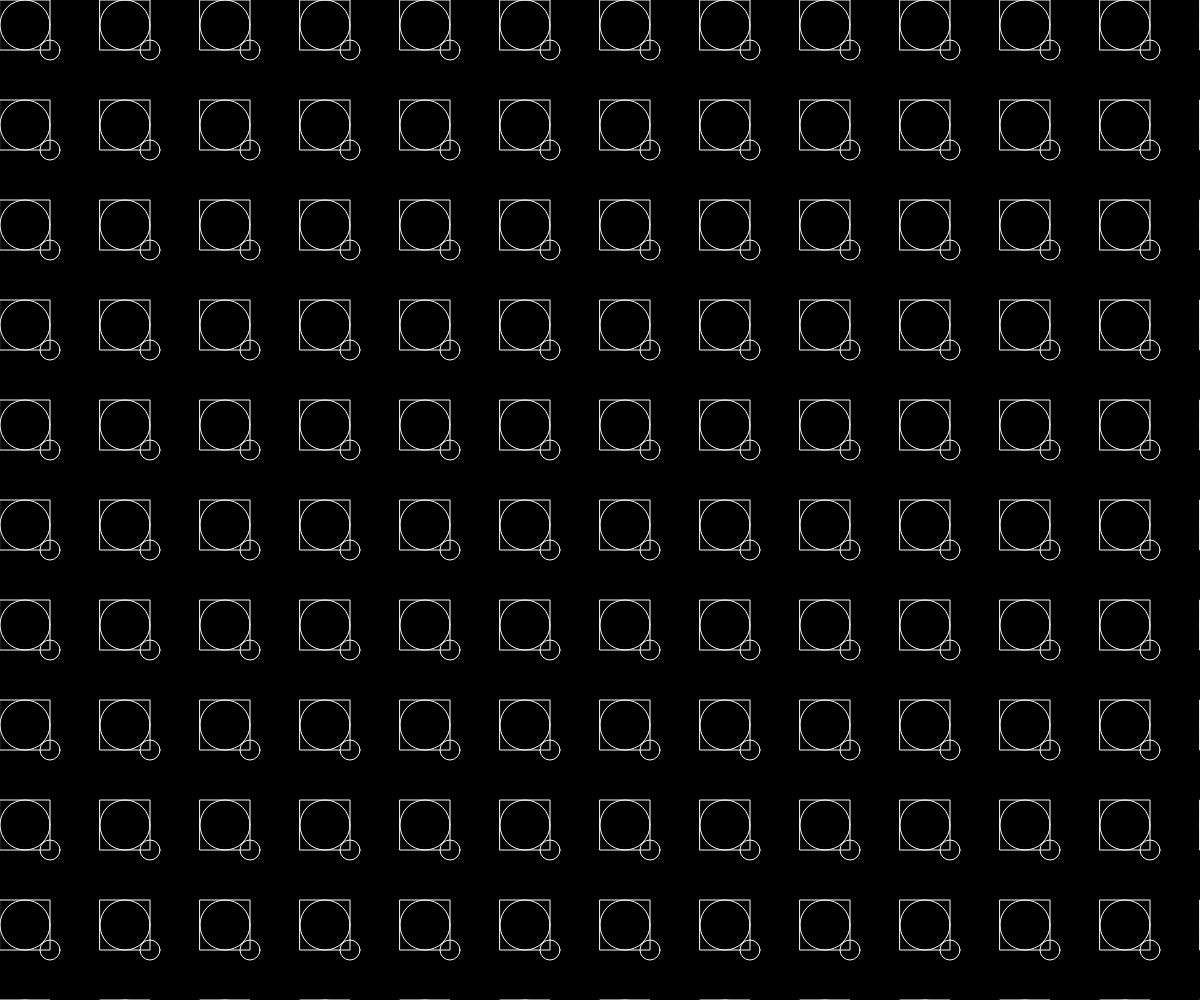
Frame 1 (no input)
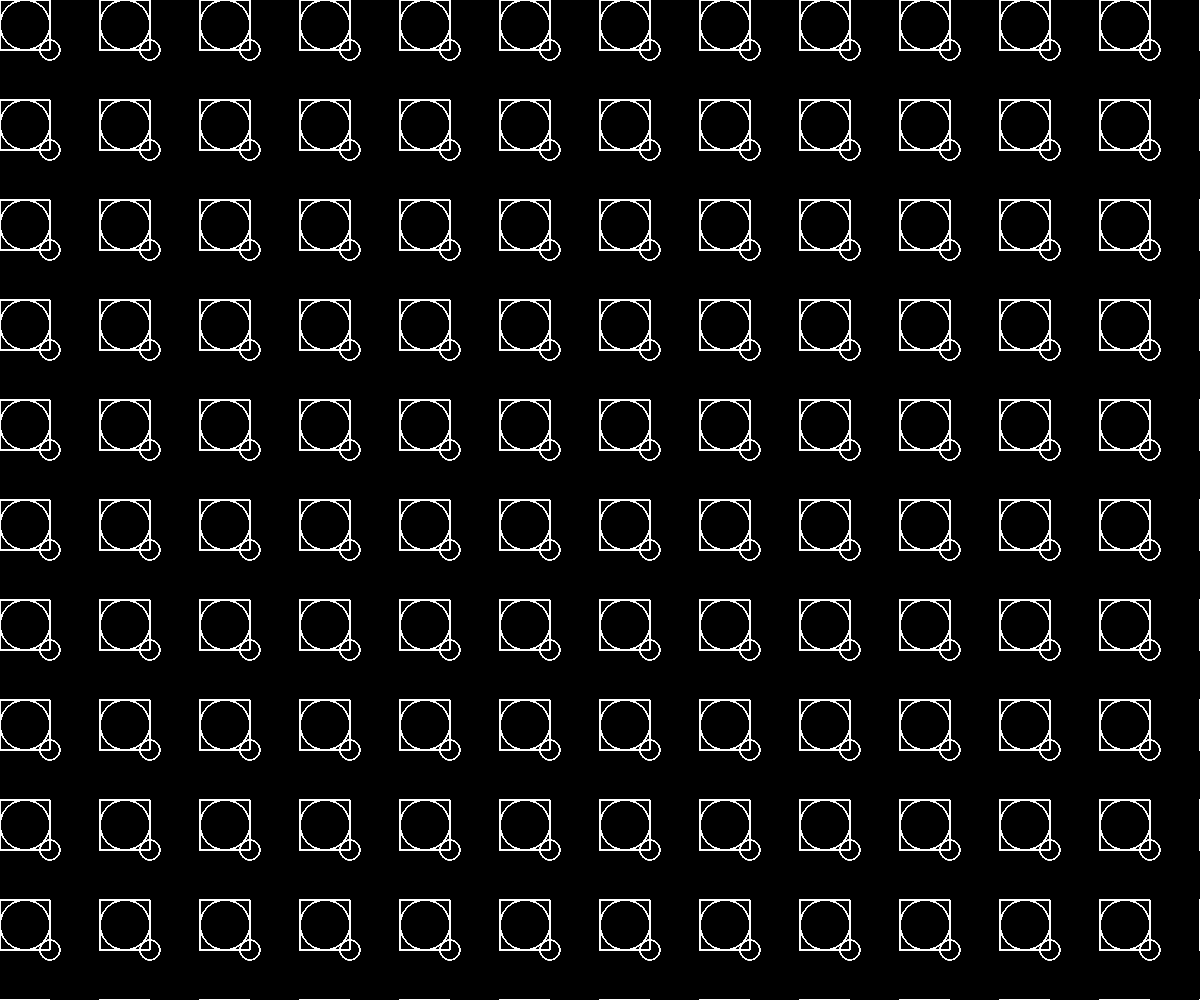
Frame 60 (no input)
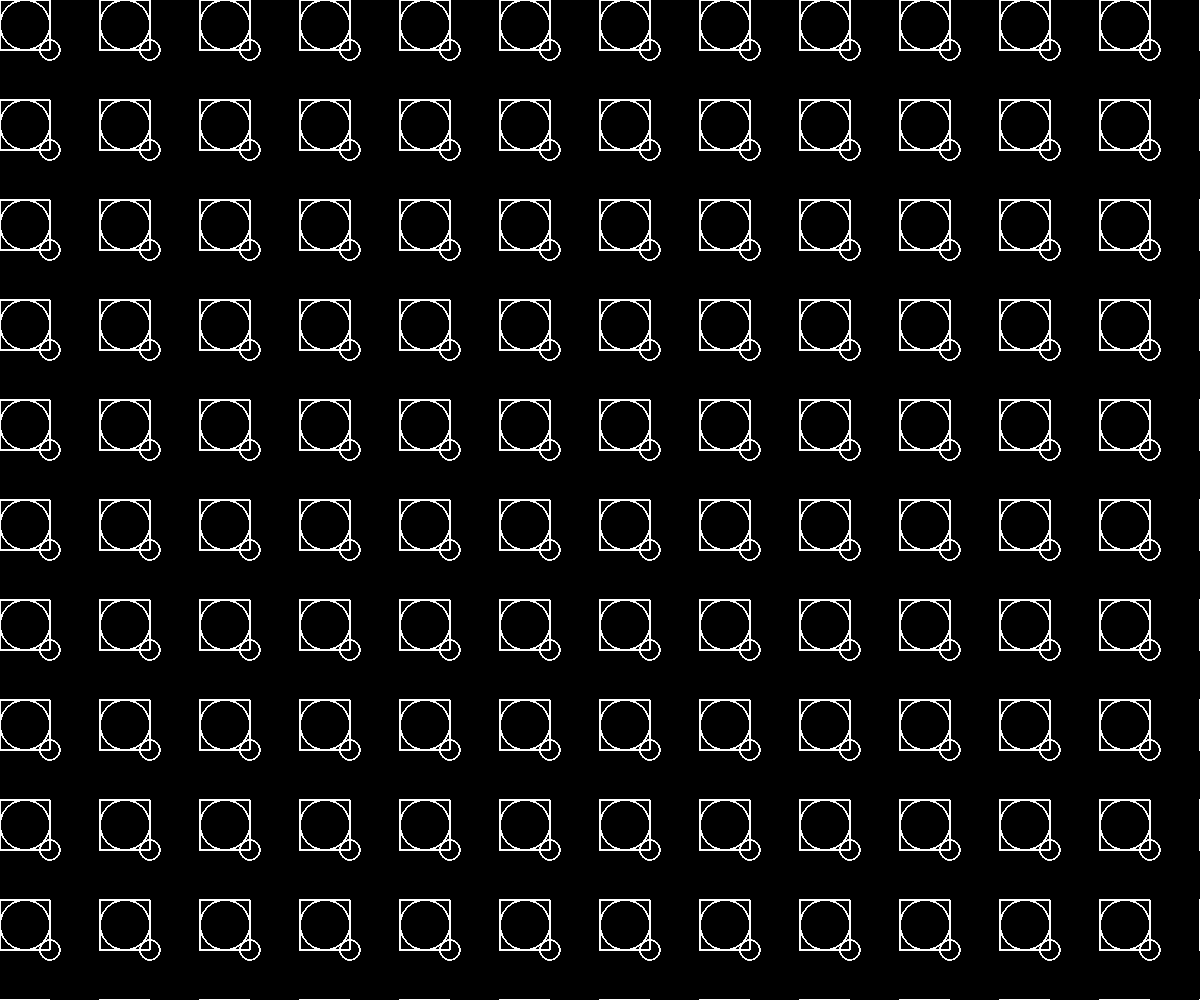
Frame 120 (the mouse pressed at the canvas centre since frame 60)

The p5.js sketch that drew these frames (run headless with seeded random() and noise() and a simulated clock; from frame 60 on, the mouse is pressed at the canvas centre):

// p5.js sketch
// ── sketch.js
function setup(){
  createCanvas(windowWidth,windowHeight);
  background(0);
}

function draw(){
  
  rectMode(CENTER)
  noFill()
  stroke(255)
  strokeWeight(1)
  for(var j=0;j<int(height/(50));j++)
      {
          for(var i=0;i<int(width/(49));i++)
              {
          ellipse(25+(i*100),25+(j*100),50)
          rect(25+(i*100),25+(j*100),50)
          ellipse(50+(i*100),50+(j*100),20)
              }
      }
}
